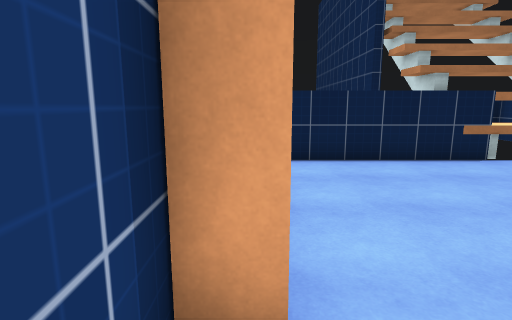
view 1 (above)

24 first-person views from a walk through a 3-D level made in the Unity game engine. The camera is 1.5 m above the floor, tilts 10° down and sees 80° across. The floor is counted in squares, 1 m on a side. Each view is taken from the middle of a square. On the plan, view 1 faces up. The plan holds only what a view shows up to about 15 squares ahead; the rest is blank. The player character is not drawn. Surface patterns are stand-ins for the level's own textures.

view 2
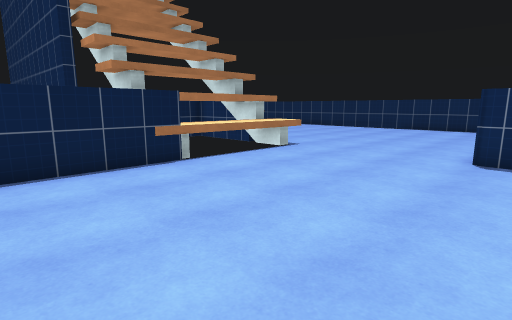

view 3
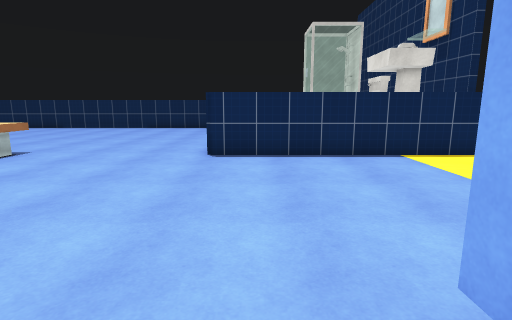

view 4
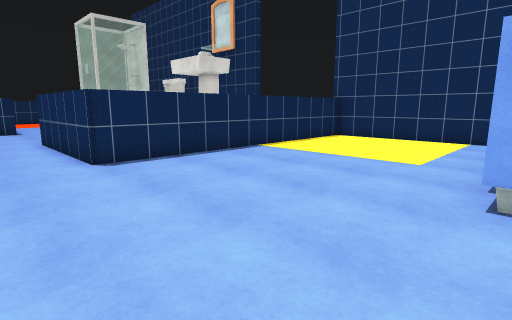

view 5
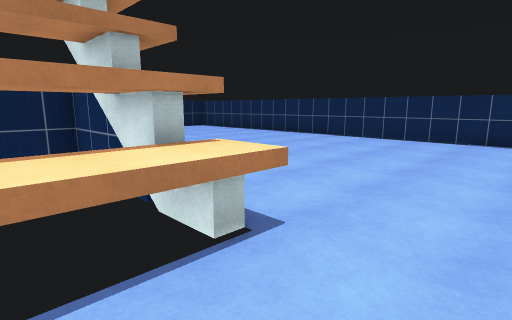

view 6
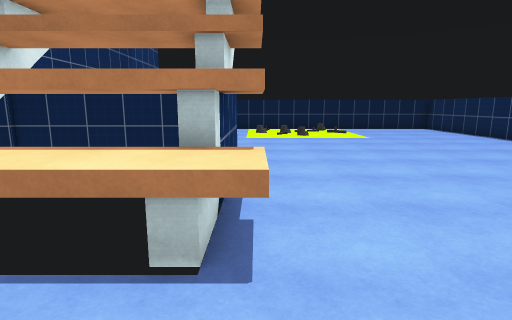

view 7
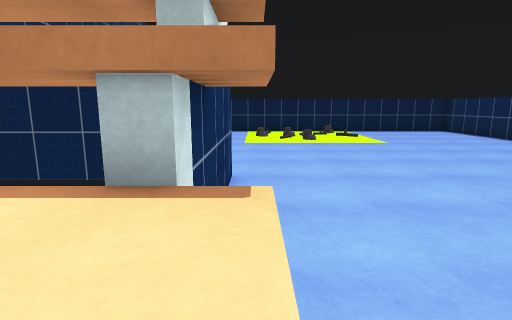

view 8
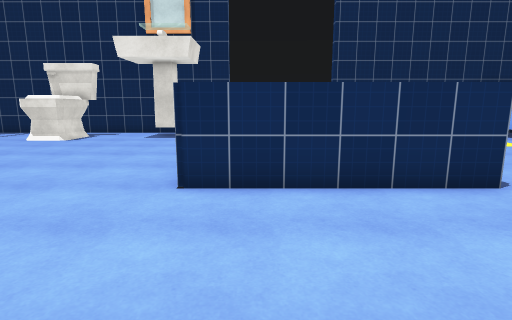

view 9
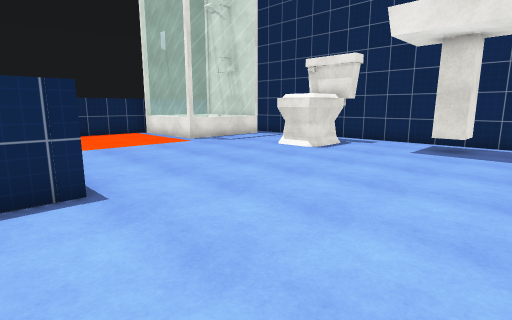

view 10
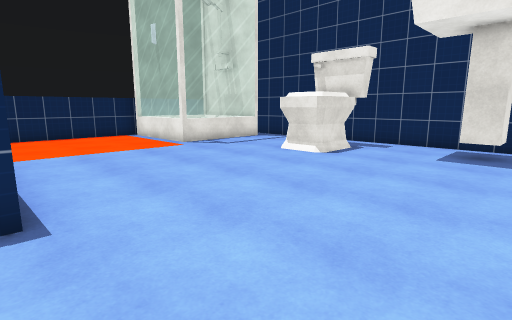

view 11
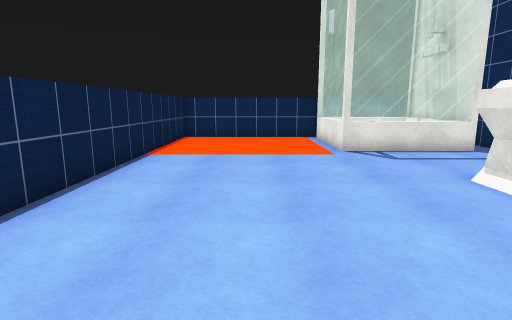

view 12
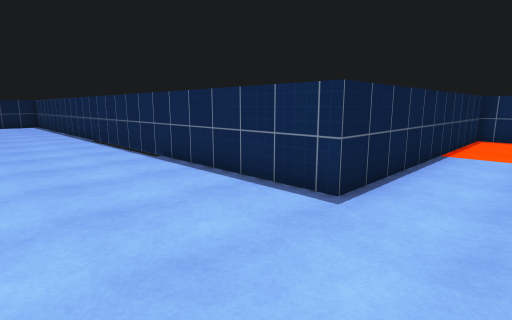

view 13
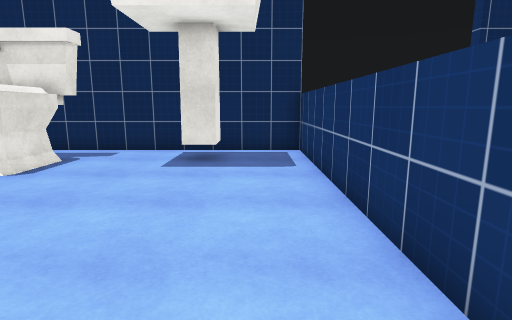

view 14
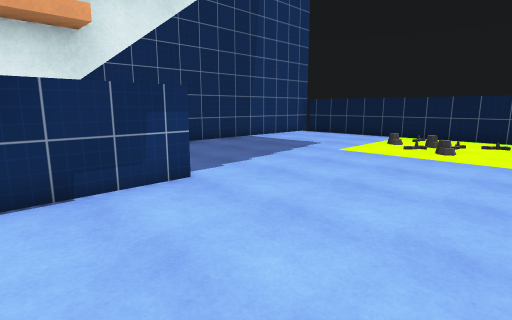

view 15
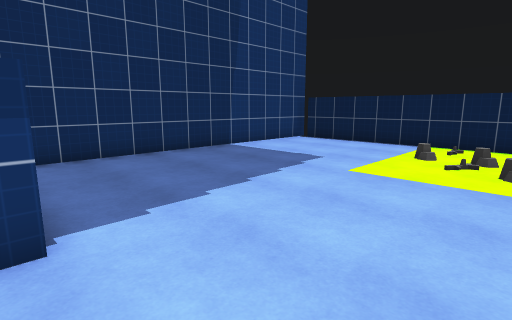

view 16
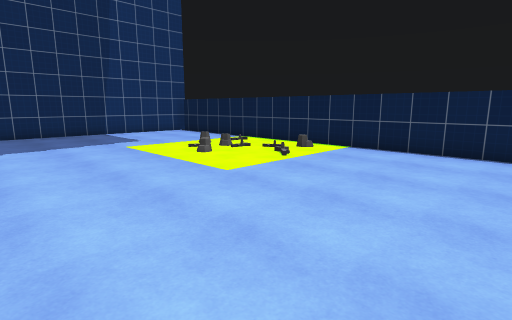

view 17
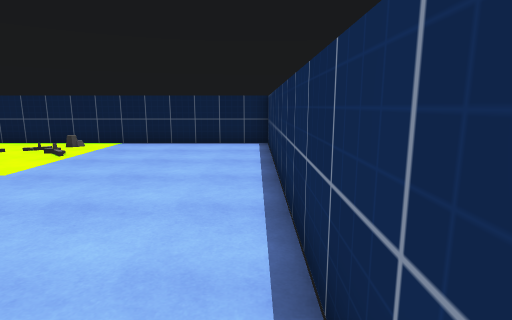

view 18
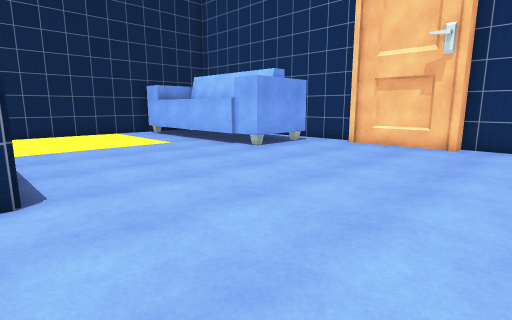

view 19
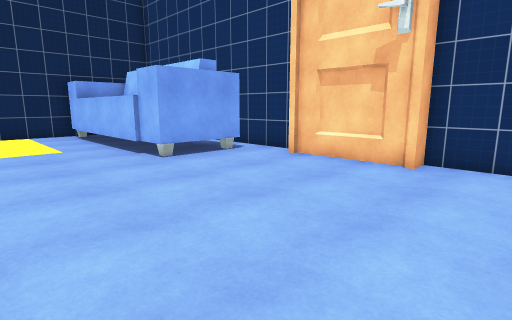

view 20
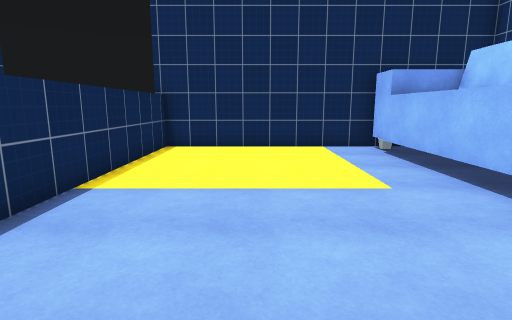

view 21
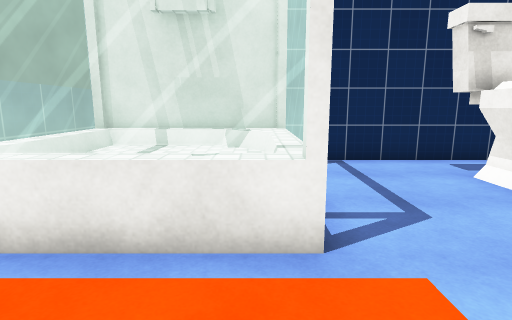

view 22
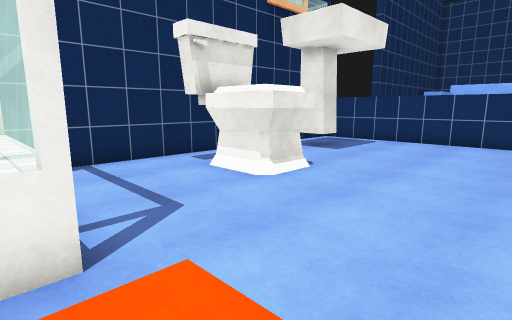

view 23
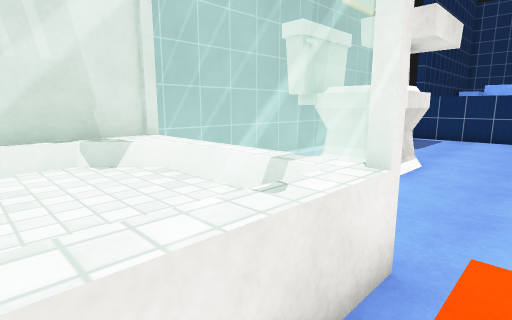

view 24
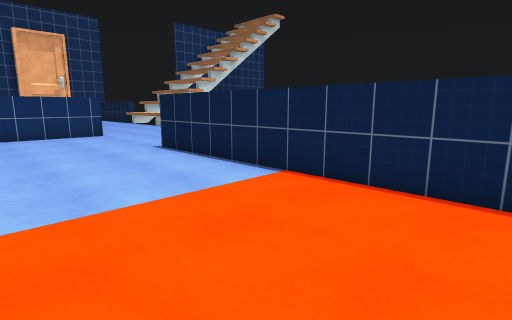

### Floor plan
Points are (right, up) in squares from view 1. A wall is a line through its corners. A room is listed if a view was taken in it or the views show most of it. See-through windows are left out.
Room 1 (view 1)
walls: (0.5, -0.2) (1.5, -0.2); (0.2, 1.7) (-0.5, 1.7) (-0.5, -1.8)
ways out: opening at (1, 1) to room 2
Room 2 (views 2, 3, 4, 5, 6, 7, 8, 9, 10, 11, 12, 13, 14, 15, 16, 17, 18, 19, 20, 21, 22, 23, 24)
walls: (12.1, 8.5) (1, 8.5); (17.5, 2.1) (17.5, -9.5) (31.8, -9.5); (11, 8.6) (11, 14.1); (11.5, 10) (10.9, 10); (11.5, 14.6) (11.5, 8.6); (3.9, -1.5) (3.9, -8); (0, 5.4) (0, 1.9); (1.5, -0.2) (3.7, -0.2) (3.7, -1.6); (-0.5, 7.4) (-0.5, 5.6) (0.2, 5.6); (3.7, -8.2) (3.7, -9.5) (11.4, -9.5) (11.4, 2.5) (17.5, 2.5); (23.6, 26.6) (6, 26.6); (30.3, -8.5) (30.3, -3.9) (34.9, -3.9); (5.6, 26.1) (5.6, 15.4); (35.1, -4) (35.1, 2.5) (23.5, 2.5) (23.5, 25.9)
ways out: opening at (1, 1) to room 1; gap at (6, 27)
objects: sink (20, -8) to (21, -7); toilet (25, -7) to (26, -5)
Room 3 (no view inside)
walls: (30.2, -8.3) (34.9, -8.3); (35.1, -9) (35.1, -4)
low walls: (30.7, -4.4) (30.7, -7) (31.7, -7.9) (34.3, -7.9) (34.3, -4.6)

Positions as (right, up) in squares from view 1, and headings:
1: (0, 0), facing up
2: (2, 1), facing up-right
3: (2, 1), facing right
4: (3, 5), facing down-right
5: (9, 6), facing up-right
6: (12, 6), facing up
7: (12, 8), facing up
8: (16, 8), facing down
9: (18, 4), facing down-right
10: (19, 3), facing down-right
11: (20, -1), facing right
12: (19, 0), facing up-right
13: (19, 1), facing down
14: (17, 11), facing up-left
15: (15, 14), facing up-left
16: (23, 16), facing up-left
17: (23, 14), facing up
18: (12, 8), facing down-left
19: (8, 8), facing down-left
20: (8, 2), facing down
21: (31, -1), facing down
22: (31, -1), facing down-left
23: (33, -3), facing down-left
24: (34, -3), facing up-left
